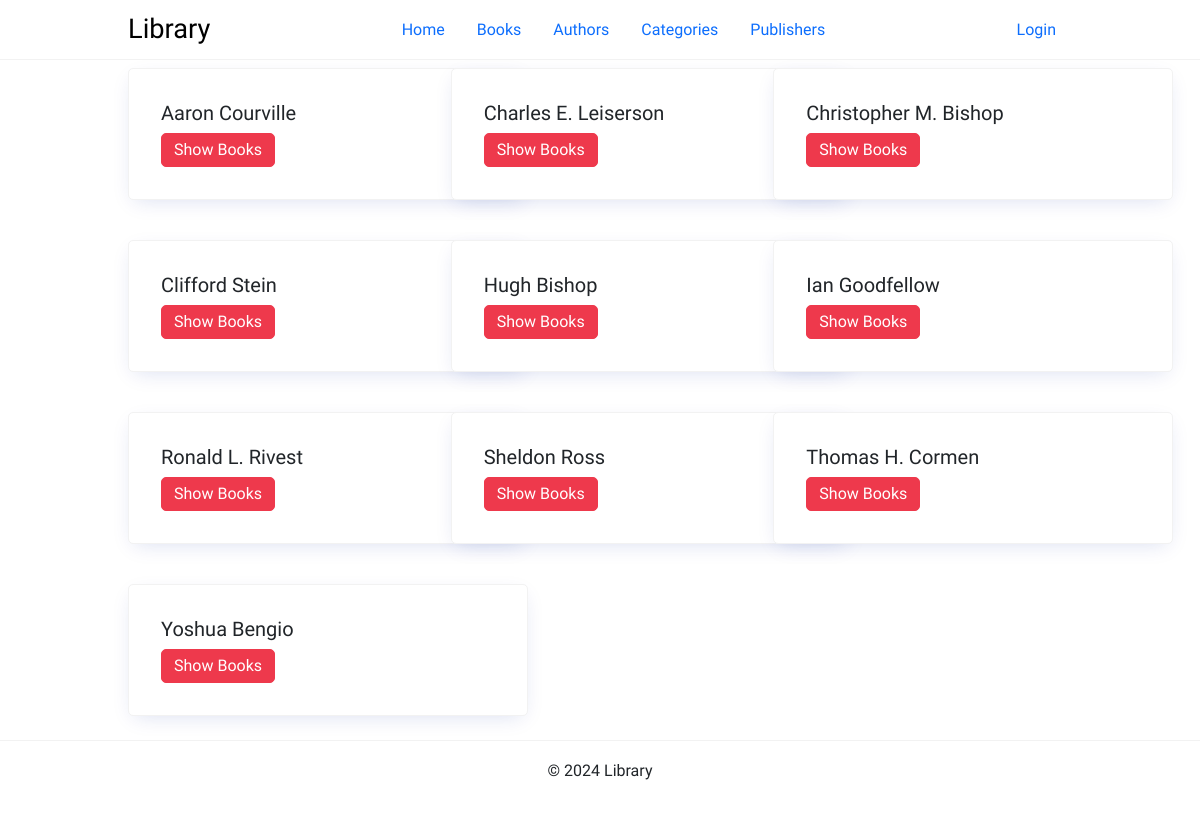
Screenshot of /authors/ with the database file from the repository.
### book/models.py (models this page shows)
class Author(models.Model):
    name = models.CharField(max_length=255)
    def __str__(self):
        return self.name

### book/views.py (the view)
# urls.py: path('authors/', views.AuthorListView.as_view(), name='author-list'),
class AuthorListView(ListView):
    model = Author
    template_name = 'book/author_list.html'
    context_object_name = 'authors'
    ordering = ['name']

### book/templates/book/author_list.html (shortened to what this page needs)
{% extends 'base.html' %} {% block content %}
<div class="row row-cols-1 row-cols-md-3 g-4">
  {% for author in authors %}
  <div class="col">
    <div class="card mb-3">
      <div class="card-body">
        <h5 class="card-title">
          {{ author }}
        </h5>
        <a href="{% url 'author-books' author.pk %}" class="btn btn-primary"
          >Show Books</a
        >
      </div>
    </div>
  </div>
  {% endfor %}
</div>
{% endblock content %}

### static/css/style.css (style rules this page uses)
:root { --color-primary: #ee394c; --color-secondary: #86b7fe; --color-light: #f2f2f2; --color-gray: #ced4da; --color-dark: #212121; --color-white: #ffffff; --color-error: #e2442f; --color-warning: #ffc900; --color-info: #02a2b9; --color-success: #1ba345; --color-input: #00d1b2; --border-radius: 5px; }
* { margin: 0; padding: 0; box-sizing: border-box; text-rendering: optimizeLegibility; }
html, body { height: 100%; }
body { font-family: 'Dosis', sans-serif; font-size: 1rem; line-height: 1.7; display: flex; flex-direction: column; }
a { color: var(--color-primary); text-decoration: none; }
.card { border: solid 1px var(--color-light); padding: 1rem; border-radius: var(--border-radius); box-shadow: rgb(11 43 158 / 15%) 0px 6px 20px -6px; min-width: 400px; }
.btn { padding: 0.25rem 0.75rem; border-radius: var(--border-radius); background-color: var(--color-white); border: solid 1px var(--color-white); color: var(--color-dark); cursor: pointer; text-decoration: none; font-size: 1rem; min-width: 6rem; text-align: center; }
.btn-primary { border: solid 1px var(--color-primary); background-color: var(--color-primary); color: var(--color-white); }

### rows the page displays
Author: name "Aaron Courville"
Author: name "Charles E. Leiserson"
Author: name "Christopher M. Bishop"
Author: name "Clifford Stein"
Author: name "Hugh Bishop"
Author: name "Ian Goodfellow"
Author: name "Ronald L. Rivest"
Author: name "Sheldon Ross"
Author: name "Thomas H. Cormen"
Author: name "Yoshua Bengio"
